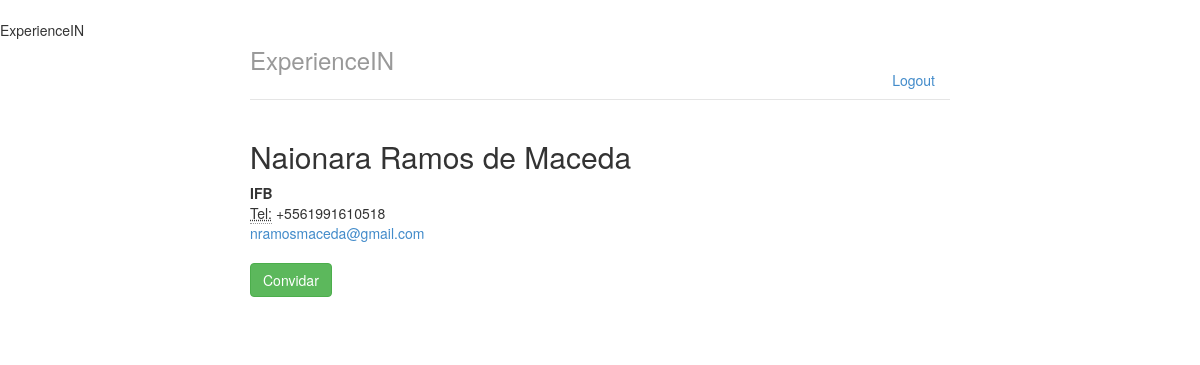
Page /perfis/1 (signed in) on the committed database.
### perfis/models.py (models this page shows, shortened)
class Perfil(models.Model):
	nome = models.CharField(max_length=255, null = False)
	telefone = models.CharField(max_length=15, null = False)
	nome_empresa = models.CharField(max_length=255, null = False)
	contatos = models.ManyToManyField('self')
	usuario = models.OneToOneField(User, on_delete=models.CASCADE, related_name='perfil')
	@property
	def email(self):
	    return self.usuario.email

### perfis/views.py (the view)
# urls.py: path('perfis/<int:perfil_id>', views.exibir, name='exibir'),
@login_required
def exibir(request, perfil_id):
	perfil = Perfil.objects.get(id=perfil_id)
	perfil_logado = get_perfil_logado(request)
	ja_e_contato  = perfil in perfil_logado.contatos.all()
	return render(request, 'perfil.html', {'perfil':perfil, 'ja_e_contato':ja_e_contato})

### perfis/views.py (called while the page is built)
@login_required
def get_perfil_logado(request):
	return request.user.perfil

### perfis/templates/perfil.html
{% extends "base.html" %}
{% block body %}
<div class="row">
    <div class="col-lg-12">
        <h2 style="margin-top:0">{{perfil.nome}}</h2>
	<address>
	   <strong>{{perfil.nome_empresa}}</strong><br>
	    <abbr title="Telefone">Tel:</abbr> {{perfil.telefone}}<br>
	    <a href="mailto:{{perfil.email}}">{{perfil.email}}</a>
	</address>
    {% if ja_e_contato %}
        <div class="well well-sm">Vocês já estão conectados!</div>
    {% else %}
        <a href="{% url 'convidar' perfil.id %}" class="btn btn-success" role="button">Convidar</a>
    {% endif %}
    </div>
</div>
{% endblock %}

### perfis/static/static/styles/main.css (style rules this page uses)
body { padding-top: 20px; padding-bottom: 20px; }

### rows in the picture
Perfil: nome "Naionara Ramos de Maceda", nome_empresa "IFB", telefone "+5561991610518", email "nramosmaceda@gmail.com"
